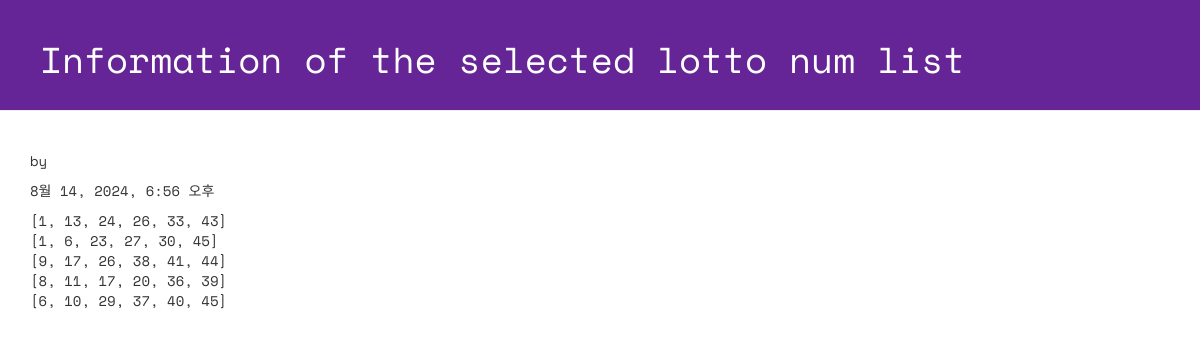
Screenshot of /lotto/2/detail with the database file from the repository.
### lotto/models.py (models this page shows, shortened)
class GuessNumbers(models.Model):
    name = models.CharField(max_length=24) # 로또 번호 리스트의 이름
    text = models.CharField(max_length=255) # 로또 번호 리스트에 대한 설명
    lottos = models.CharField(max_length=255, default='[1, 2, 3, 4, 5, 6]') # 로또 번호들이 담길 str
    num_lotto = models.IntegerField(default=5) # 6개 번호 set의 갯수
    update_date = models.DateTimeField()

### lotto/views.py (the view)
# urls.py: path('lotto/<int:lottokey>/detail', views.detail, name="detail"),
def detail(request, lottokey):
    lotto = GuessNumbers.objects.get(pk=lottokey) # id == pk
    return render(request, 'lotto/detail.html', {'lotto':lotto})

### lotto/templates/lotto/detail.html (shortened to what this page needs)
<!DOCTYPE html>
{% load static %}
<html lang="ko">
  <head>
    <link
      rel="stylesheet"
      href="//maxcdn.bootstrapcdn.com/bootstrap/3.2.0/css/bootstrap.min.css"
    />
    <link
      rel="stylesheet"
      href="//maxcdn.bootstrapcdn.com/bootstrap/3.2.0/css/bootstrap-theme.min.css"
    />
    <link rel="stylesheet" href="{% static 'css/lotto.css'%}" />
  </head>
  <body>
    <div class="page-header">
      <h1>Information of the selected lotto num list</h1>
    </div>
    <div class="container lotto">
      <p>by {{ lotto.name }}</p>
      <p>{{ lotto.update_date }}</p>
      <p>{{ lotto.lottos | linebreaksbr }}</p>
    </div>
  </body>
</html>

### lotto/static/css/lotto.css (style rules this page uses)
.page-header { background-color: #652596; margin-top: 0; padding: 20px 20px 20px 40px; font-family: 'Space Mono', monospace; }
.page-header h1 { color: #ffffff; }
.container { font-family: 'Space Mono', monospace; }

### rows the page displays
GuessNumbers: update_date "8월 14, 2024, 6:56 오후", lottos "[1, 13, 24, 26, 33, 43] [1, 6, 23, 27, 30, 45] [9, 17, 26, 38, 41, 44] [8, 11, 17, 20, 36, 39] [6, 10, 29, 37, 40, 45]"
